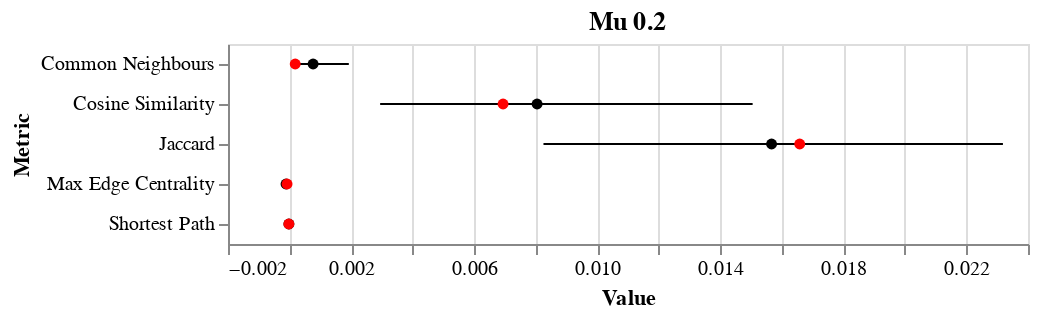

Notebook source saved alongside this figure:
### Markdown cell above
## Infomap Final Test

Here we explore the results from the final test of the methodology before the real experiments. First, we look at plots of the entropies and the stability cutoff for each graph.

Then, we look at the permutation importances for each node feature.

### Code cell
for mu in [2]:
    accuracy = []
    balanced_accuracy = []
    mu_feature_importances = {'Metric': [], 'Value': []}
    for graph in [1, 2, 3, 4, 5]:
        with open('Community_Data/Infomap/Results/mu_0_{0}/graph_0{1}_pair/results'.format(mu, graph), 'rb') as f:
            results = pickle.load(f)
        perm_importances = results['Feature Importances']
        accuracy.append(np.mean(results['Accuracy Scores']))
        balanced_accuracy.append(np.mean(results['Balanced Accuracy Scores']))
        for feat, val in perm_importances.items():
            mu_feature_importances['Metric'].append(feat)
            mu_feature_importances['Value'].append(val)
    mu_feature_importances = pd.DataFrame(data=mu_feature_importances)
    error_bars = alt.Chart(mu_feature_importances).mark_errorbar(extent='ci').encode(
      x=alt.X('Value:Q', scale=alt.Scale(zero=False)),
      y=alt.Y('Metric:N')
    )


    mean_points = alt.Chart(mu_feature_importances).mark_point(filled=True, color='black').encode(
      x=alt.X('Value:Q', aggregate='mean'),
      y=alt.Y('Metric:N'),
    )
    
    median_points = alt.Chart(mu_feature_importances).mark_point(filled=True, color='red').encode(
      x=alt.X('Value:Q', aggregate='median'),
      y=alt.Y('Metric:N'),
    )

    final_plot = (error_bars + mean_points + median_points).properties(
        title='Mu 0.{0}'.format(mu)
    )

    final_plot.display()
    
    print('Random forest accuracy for each graph:', accuracy)
    print('Random forest balanced accuracy for each graph:', balanced_accuracy)

### Figure 1 — Vega-Lite specification as saved in the notebook (floating-point values rounded to 4 significant figures)
{"config": {"view": {"continuousWidth": 400, "continuousHeight": 300}}, "layer": [{"mark": {"type": "errorbar", "extent": "ci"}, "encoding": {"x": {"type": "quantitative", "field": "Value", "scale": {"zero": false}}, "y": {"type": "nominal", "field": "Metric"}}}, {"mark": {"type": "point", "color": "black", "filled": true}, "encoding": {"x": {"type": "quantitative", "aggregate": "mean", "field": "Value"}, "y": {"type": "nominal", "field": "Metric"}}}, {"mark": {"type": "point", "color": "red", "filled": true}, "encoding": {"x": {"type": "quantitative", "aggregate": "median", "field": "Value"}, "y": {"type": "nominal", "field": "Metric"}}}], "data": {"name": "data-ee0eb0006d4b2d32649edfbfd0c18077"}, "title": "Mu 0.2", "$schema": "https://vega.github.io/schema/vega-lite/v4.0.2.json", "datasets": {"data-ee0eb0006d4b2d32649edfbfd0c18077": [{"Metric": "Common Neighbours", "Value": 4.889e-05}, {"Metric": "Jaccard", "Value": 0.01307}, {"Metric": "Cosine Similarity", "Value": 0.002766}, {"Metric": "Shortest Path", "Value": -5.888e-05}, {"Metric": "Max Edge Centrality", "Value": -0.0001924}, {"Metric": "Common Neighbours", "Value": 2.721e-05}, {"Metric": "Jaccard", "Value": 0.002701}, {"Metric": "Cosine Similarity", "Value": 0.02179}, {"Metric": "Shortest Path", "Value": -4.464e-07}, {"Metric": "Max Edge Centrality", "Value": -5.272e-05}, {"Metric": "Common Neighbours", "Value": 0.0005569}, {"Metric": "Jaccard", "Value": 0.01658}, {"Metric": "Cosine Similarity", "Value": 0.00694}, {"Metric": "Shortest Path", "Value": -2.204e-05}, {"Metric": "Max Edge Centrality", "Value": -0.0002081}, {"Metric": "Common Neighbours", "Value": 0.0001847}, {"Metric": "Jaccard", "Value": 0.01754}, {"Metric": "Cosine Similarity", "Value": 0.001614}, {"Metric": "Shortest Path", "Value": 1.186e-05}, {"Metric": "Max Edge Centrality", "Value": -3.328e-05}, {"Metric": "Common Neighbours", "Value": 0.003009}, {"Metric": "Jaccard", "Value": 0.02844}, {"Metric": "Cosine Similarity", "Value": 0.007115}, {"Metric": "Shortest Path", "Value": -3.482e-05}, {"Metric": "Max Edge Centrality", "Value": -8.075e-05}]}}
